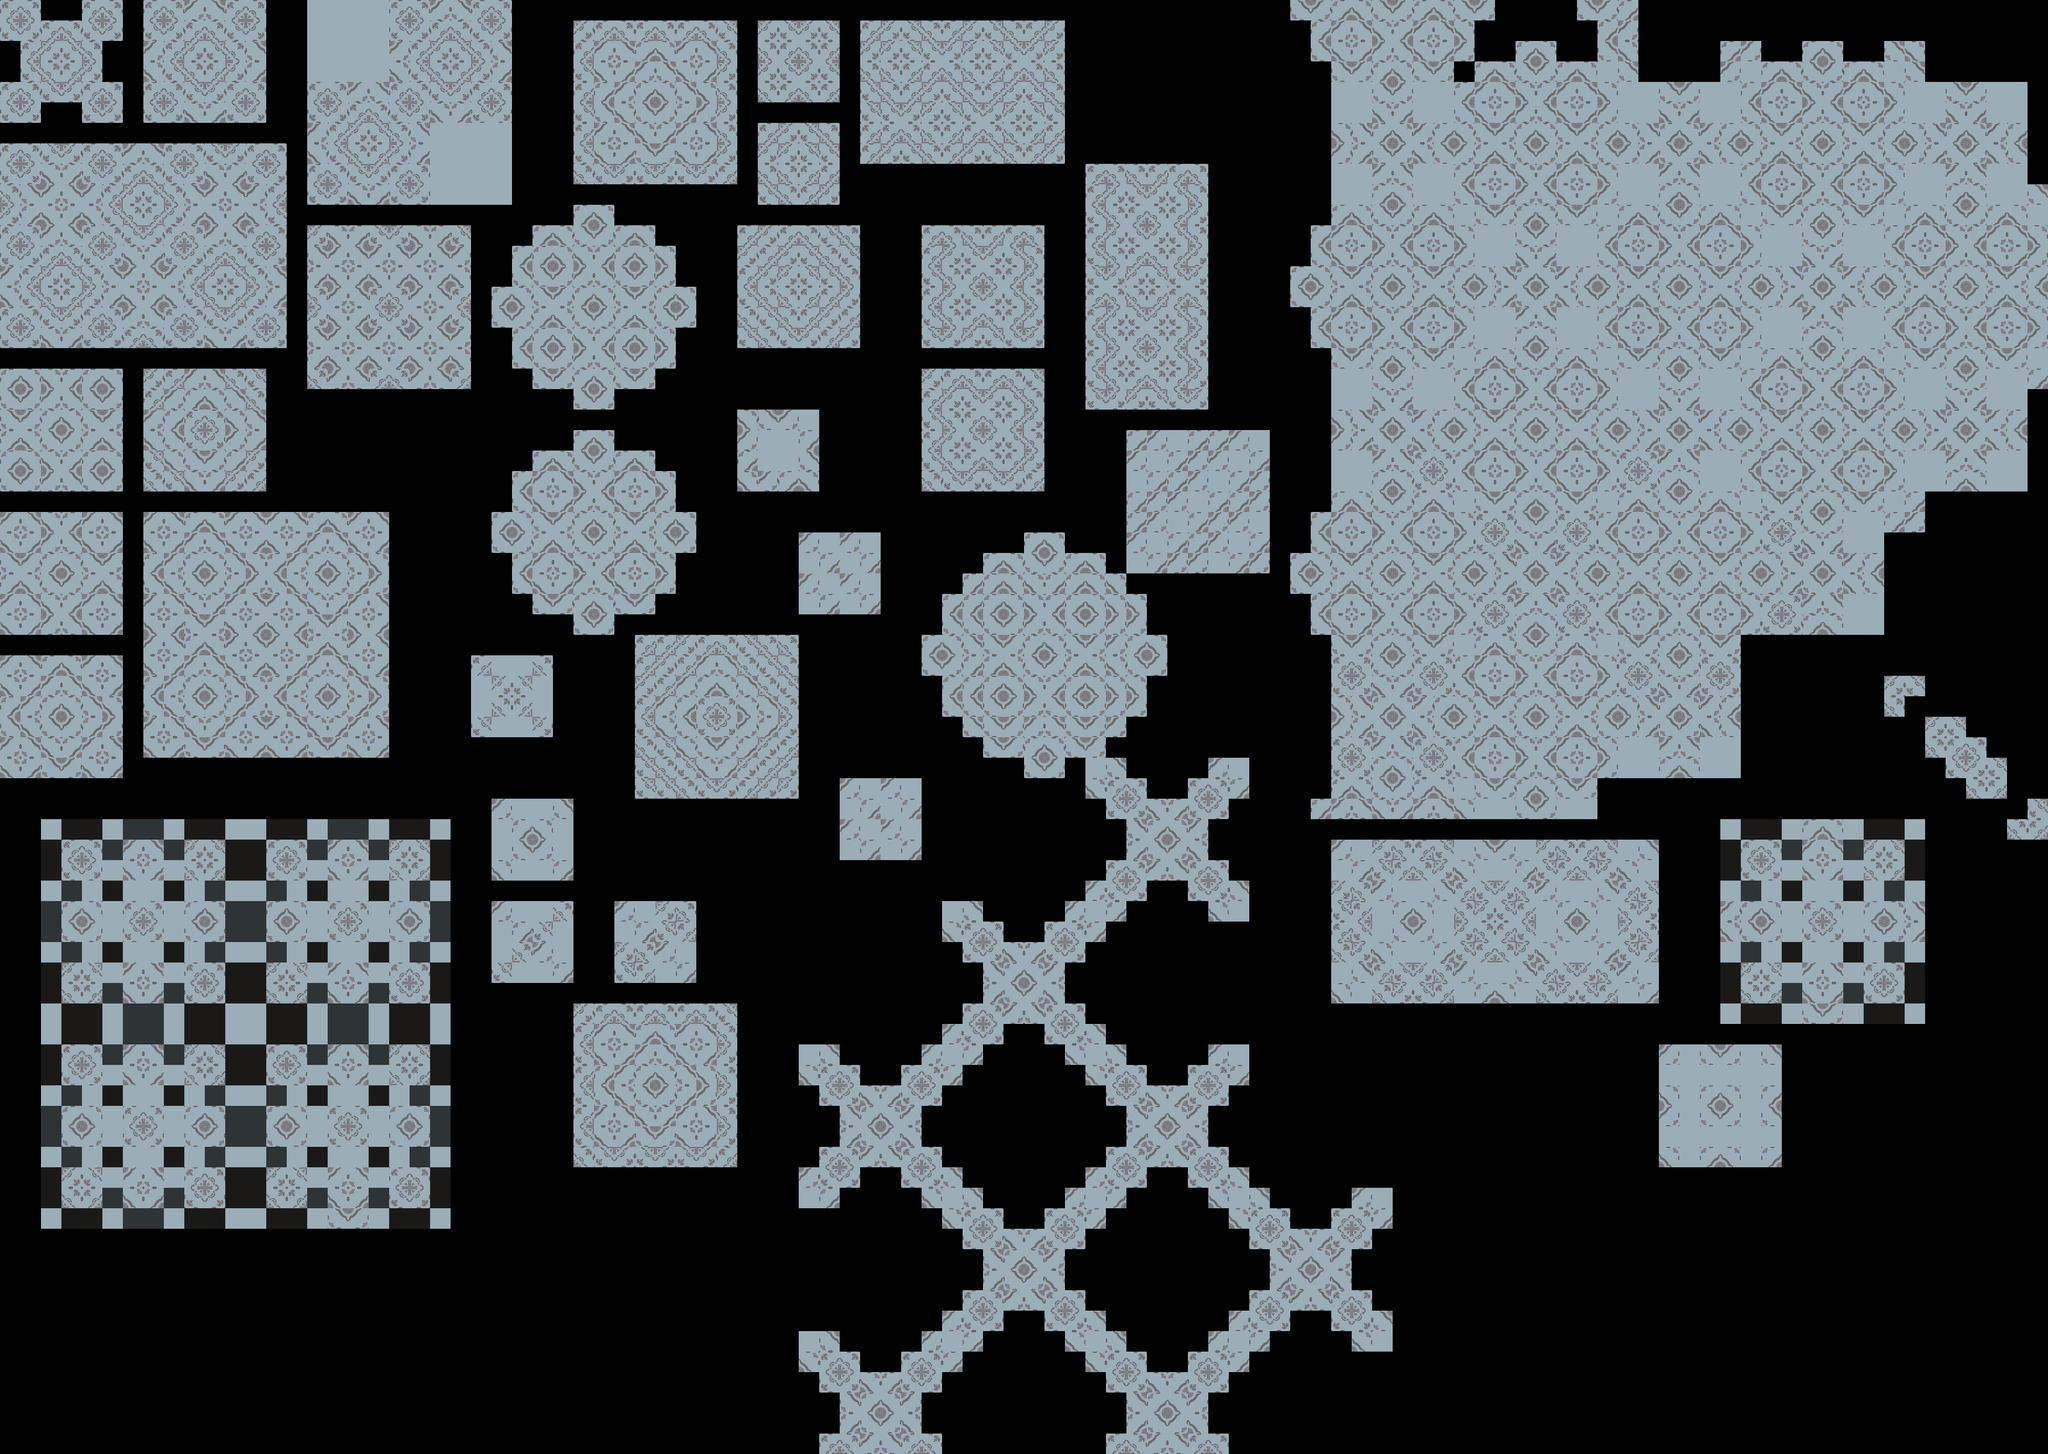

Rendered tile map (Tiled .tmx) drawn with the repository's tilesets; below, a short description and the map source with its tile grids summarised:
An orthogonal 100x71 tile map with 32x32 px tiles, 1 tile layer (Tile Layer 1).

<map version="1.5" tiledversion="1.7.0" orientation="orthogonal" renderorder="right-down" width="100" height="71" tilewidth="32" tileheight="32" infinite="0" nextlayerid="2" nextobjectid="1">
 <tileset firstgid="1" name="gather_train_0.1" tilewidth="32" tileheight="32" tilecount="1536" columns="48">
  <image source="../../../old files/0/tilesets/gather_train_0.1.png" width="1536" height="1024" />
 </tileset>
 <layer id="1" name="Tile Layer 1" width="100" height="71">
  <data>[7100 cells, 3625 non-empty, 11 distinct tile ids]</data>
 </layer>
</map>
